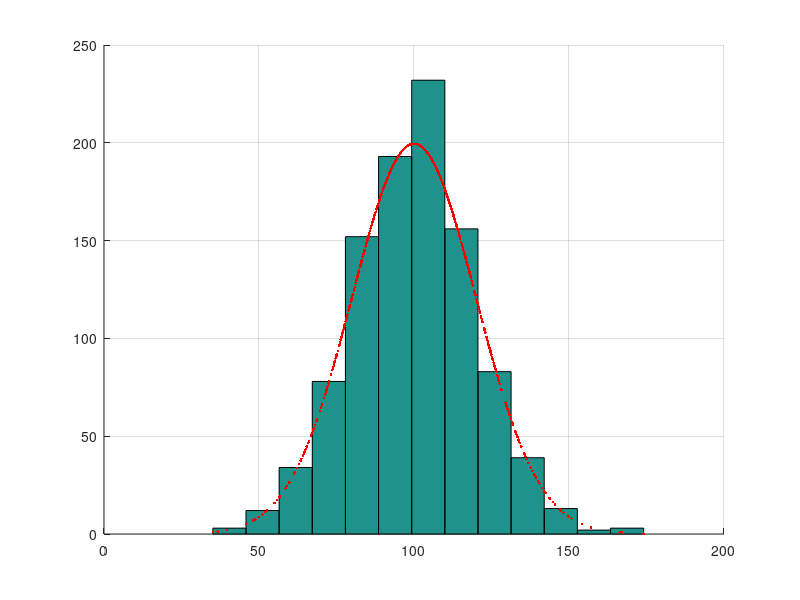

The MATLAB script that drew this image:
function retval = modelTest ()
  
  clf; hold on; grid on;
  #X ~ N(100,20)
  
  values = normrnd(100,20,1,1000);
  
  #A: 80<X<140
  disp("A: ")
  disp(sum(values > 80 & values < 140)/1000)
  
  #teoretic pt A
  disp("A teoretic: ")
  disp(normcdf(140,100,20)-normcdf(80,100,20))
  
  #hist
  hist(values,13)
  
  for j = values
    y = normpdf(j,100,20);
    y = y * 10000;
    plot(j,y,'r')
  endfor
 

endfunction
